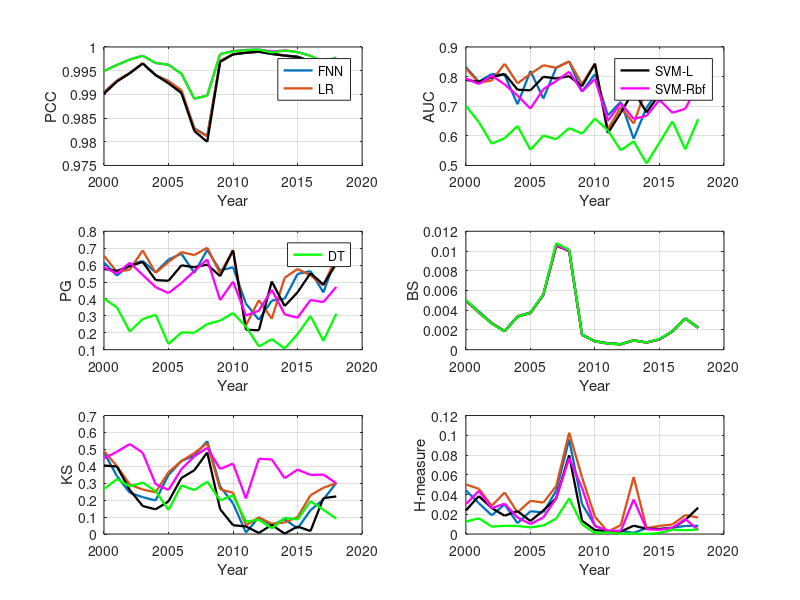

This chart was generated by the following MATLAB code:
function  [AverageResultsMatrix] = ComputeAverageResultsBaseLearners()
%% Construct time series of the computed performance measures for each of the base learner from 2000 till 2018.

% The following two lines of codes are for the original predictive performance results where we
% chose features based information values and interpretation.
% comment out one of them (Ctrl + t) to get results in this program.

load('Results_BaseLearners_And_Ensembles_NoAdaSyn_MW.mat');
%load('Results_BaseLearners_And_Ensembles_WithAdaSyn_MW.mat');

% The following two lines of codes are for the predictive performance results where we
% chose features based on forward selection and (all) 20 features as input values.
% comment out one of them (Ctrl + t) to get results in this program.

%load('results_BaseLeaners_Ensembles_ForwardSelection_MW_NoAdasyn');
%load('results_BaseLeaners_Ensembles_ForwardSelection_MW_WithAdasyn');

%!!!!!!!! the above load function can only be used one at a time. !!!!!

% make time series of PCC values, AUC values,  PG values, BS values , KS
% values, and H-measure values for each of the four base learners.
% Then compute the average over the 18 years and plot time series for each
% measure.
TimeVector = (2000:2018)';

ResultsMatrixFNN = [results_FNN2000_NoAdaSyn_MW;results_FNN2001_NoAdaSyn_MW;results_FNN2002_NoAdaSyn_MW;...
                    results_FNN2003_NoAdaSyn_MW;results_FNN2004_NoAdaSyn_MW;results_FNN2005_NoAdaSyn_MW;...
                    results_FNN2006_NoAdaSyn_MW;results_FNN2007_NoAdaSyn_MW;results_FNN2008_NoAdaSyn_MW;...
                    results_FNN2009_NoAdaSyn_MW;results_FNN2010_NoAdaSyn_MW;results_FNN2011_NoAdaSyn_MW;...
                    results_FNN2012_NoAdaSyn_MW;results_FNN2013_NoAdaSyn_MW;results_FNN2014_NoAdaSyn_MW;...
                    results_FNN2015_NoAdaSyn_MW;results_FNN2016_NoAdaSyn_MW;results_FNN2017_NoAdaSyn_MW;results_FNN2018_NoAdaSyn_MW];
 
ResultsMatrixLR  = [results_LR2000_NoAdaSyn_MW;results_LR2001_NoAdaSyn_MW;results_LR2002_NoAdaSyn_MW;...
                    results_LR2003_NoAdaSyn_MW;results_LR2004_NoAdaSyn_MW;results_LR2005_NoAdaSyn_MW;...
                    results_LR2006_NoAdaSyn_MW;results_LR2007_NoAdaSyn_MW;results_LR2008_NoAdaSyn_MW;...
                    results_LR2009_NoAdaSyn_MW;results_LR2010_NoAdaSyn_MW;results_LR2011_NoAdaSyn_MW;...
                    results_LR2012_NoAdaSyn_MW;results_LR2013_NoAdaSyn_MW;results_LR2014_NoAdaSyn_MW;...
                    results_LR2015_NoAdaSyn_MW;results_LR2016_NoAdaSyn_MW;results_LR2017_NoAdaSyn_MW;results_LR2018_NoAdaSyn_MW];
 
ResultsMatrixlinearSVM = [results_LinearSVM2000_NoAdaSyn_MW;results_LinearSVM2001_NoAdaSyn_MW;results_LinearSVM2002_NoAdaSyn_MW;...
                    results_LinearSVM2003_NoAdaSyn_MW;results_LinearSVM2004_NoAdaSyn_MW;results_LinearSVM2005_NoAdaSyn_MW;...
                    results_LinearSVM2006_NoAdaSyn_MW;results_LinearSVM2007_NoAdaSyn_MW;results_LinearSVM2008_NoAdaSyn_MW;...
                    results_LinearSVM2009_NoAdaSyn_MW;results_LinearSVM2010_NoAdaSyn_MW;results_LinearSVM2011_NoAdaSyn_MW;...
                    results_LinearSVM2012_NoAdaSyn_MW;results_LinearSVM2013_NoAdaSyn_MW;results_LinearSVM2014_NoAdaSyn_MW;...
                    results_LinearSVM2015_NoAdaSyn_MW;results_LinearSVM2016_NoAdaSyn_MW;results_LinearSVM2017_NoAdaSyn_MW;results_LinearSVM2018_NoAdaSyn_MW];
 
ResultsMatrixRbfSVM = [results_rbfSVM2000_NoAdaSyn_MW;results_rbfSVM2001_NoAdaSyn_MW;results_rbfSVM2002_NoAdaSyn_MW;...
                    results_rbfSVM2003_NoAdaSyn_MW;results_rbfSVM2004_NoAdaSyn_MW;results_rbfSVM2005_NoAdaSyn_MW;...
                    results_rbfSVM2006_NoAdaSyn_MW;results_rbfSVM2007_NoAdaSyn_MW;results_rbfSVM2008_NoAdaSyn_MW;...
                    results_rbfSVM2009_NoAdaSyn_MW;results_rbfSVM2010_NoAdaSyn_MW;results_rbfSVM2011_NoAdaSyn_MW;...
                    results_rbfSVM2012_NoAdaSyn_MW;results_rbfSVM2013_NoAdaSyn_MW;results_rbfSVM2014_NoAdaSyn_MW;...
                    results_rbfSVM2015_NoAdaSyn_MW;results_rbfSVM2016_NoAdaSyn_MW;results_rbfSVM2017_NoAdaSyn_MW;results_rbfSVM2018_NoAdaSyn_MW];
 
ResultsMatrixDT  = [results_DT2000_NoAdaSyn_MW;results_DT2001_NoAdaSyn_MW;results_DT2002_NoAdaSyn_MW;...
                    results_DT2003_NoAdaSyn_MW;results_DT2004_NoAdaSyn_MW;results_DT2005_NoAdaSyn_MW;...
                    results_DT2006_NoAdaSyn_MW;results_DT2007_NoAdaSyn_MW;results_DT2008_NoAdaSyn_MW;...
                    results_DT2009_NoAdaSyn_MW;results_DT2010_NoAdaSyn_MW;results_DT2011_NoAdaSyn_MW;...
                    results_DT2012_NoAdaSyn_MW;results_DT2013_NoAdaSyn_MW;results_DT2014_NoAdaSyn_MW;...
                    results_DT2015_NoAdaSyn_MW;results_DT2016_NoAdaSyn_MW;results_DT2017_NoAdaSyn_MW;results_DT2018_NoAdaSyn_MW];

% PCC, AUC, PG, BS, KS, H
AverageResultsMatrix = zeros(10,6);


%%%%%%%%%%%%%%%%%%%% LR %%%%%%%%%%%%%%%%%%%%%%%%%%%%%%%%%%%%%%%%%%%%%%%%%%%
meansLR = zeros(1,6);
stddevsLR = zeros(1,6);
means = mean(ResultsMatrixLR);
stddevs = std(ResultsMatrixLR);
% PCC, KS, AUC, PG, H, BS
meansLR(1) = means(1); meansLR(2) = means(5); meansLR(3) = means(2); meansLR(4) = means(3); meansLR(5) = means(6); meansLR(6) = means(4);  
stddevsLR(1) = stddevs(1); stddevsLR(2) = stddevs(5); stddevsLR(3) = stddevs(2); stddevsLR(4) = stddevs(3); stddevsLR(5) = stddevs(6); stddevsLR(6) = stddevs(4);                

AverageResultsMatrix(1,:) = meansLR;
AverageResultsMatrix(2,:) = stddevsLR;

%%%%%%%%%%%%%%%%%%%% DT %%%%%%%%%%%%%%%%%%%%%%%%%%%%%%%%%%%%%%%%%%%%%%%%%%%
meansDT = zeros(1,6);
stddevsDT = zeros(1,6);
means = mean(ResultsMatrixDT);
stddevs = std(ResultsMatrixDT);
% PCC, KS, AUC, PG, H, BS
meansDT(1) = means(1); meansDT(2) = means(5); meansDT(3) = means(2); meansDT(4) = means(3); meansDT(5) = means(6); meansDT(6) = means(4);  
stddevsDT(1) = stddevs(1); stddevsDT(2) = stddevs(5); stddevsDT(3) = stddevs(2); stddevsDT(4) = stddevs(3); stddevsDT(5) = stddevs(6); stddevsDT(6) = stddevs(4);                
 
AverageResultsMatrix(9,:) = meansDT;
AverageResultsMatrix(10,:) = stddevsDT;
	

%%%%%%%%%%%%%%%%%%%% FNN %%%%%%%%%%%%%%%%%%%%%%%%%%%%%%%%%%%%%%%%%%%%%%%%%%
meansFNN = zeros(1,6);
stddevsFNN = zeros(1,6);
means = mean(ResultsMatrixFNN);
stddevs = std(ResultsMatrixFNN);
% PCC, KS, AUC, PG, H, BS
meansFNN(1) = means(1); meansFNN(2) = means(5); meansFNN(3) = means(2); meansFNN(4) = means(3); meansFNN(5) = means(6); meansFNN(6) = means(4);  
stddevsFNN(1) = stddevs(1); stddevsFNN(2) = stddevs(5); stddevsFNN(3) = stddevs(2); stddevsFNN(4) = stddevs(3); stddevsFNN(5) = stddevs(6); stddevsFNN(6) = stddevs(4);                
 
AverageResultsMatrix(7,:) = meansFNN;
AverageResultsMatrix(8,:) = stddevsFNN;

%%%%%%%%%%%%%%%%%%%%% linear SVM  %%%%%%%%%%%%%%%%%%%%%%%%%%%%%%%%%%%%%%%%%
meanslinearSVM = zeros(1,6);
stddevslinearSVM = zeros(1,6);
means = mean(ResultsMatrixlinearSVM);
stddevs = std(ResultsMatrixlinearSVM);
% PCC, KS, AUC, PG, H, BS
meanslinearSVM(1) = means(1); meanslinearSVM(2) = means(5); meanslinearSVM(3) = means(2); meanslinearSVM(4) = means(3); meanslinearSVM(5) = means(6); meanslinearSVM(6) = means(4);  
stddevslinearSVM(1) = stddevs(1); stddevslinearSVM(2) = stddevs(5); stddevslinearSVM(3) = stddevs(2); stddevslinearSVM(4) = stddevs(3); stddevslinearSVM(5) = stddevs(6); stddevslinearSVM(6) = stddevs(4);                
 
AverageResultsMatrix(3,:) = meanslinearSVM;
AverageResultsMatrix(4,:) = stddevslinearSVM;


%%%%%%%%%%%%%%%%%%%%%% Rbf SVM %%%%%%%%%%%%%%%%%%%%%%%%%%%%%%%%%%%%%%%%%%%%
meansRbfSVM = zeros(1,6);
stddevsRbfSVM = zeros(1,6);
means = mean(ResultsMatrixRbfSVM);
stddevs = std(ResultsMatrixRbfSVM);
% PCC, KS, AUC, PG, H, BS
meansRbfSVM(1) = means(1); meansRbfSVM(2) = means(5); meansRbfSVM(3) = means(2); meansRbfSVM(4) = means(3); meansRbfSVM(5) = means(6); meansRbfSVM(6) = means(4);  
stddevsRbfSVM(1) = stddevs(1); stddevsRbfSVM(2) = stddevs(5); stddevsRbfSVM(3) = stddevs(2); stddevsRbfSVM(4) = stddevs(3); stddevsRbfSVM(5) = stddevs(6); stddevsRbfSVM(6) = stddevs(4);                
 
AverageResultsMatrix(5,:) = meansRbfSVM;
AverageResultsMatrix(6,:) = stddevsRbfSVM;


%%%%%%%%%%%%%%%%%%%%%%%%  DT %%%%%%%%%%%%%%%%%%%%%%%%%%%%%%%%%%%%%%%%%%%%%%


% PCC, AUC, PG, BS, KS, H
% Create plots

figure;
%PCC
subplot(3,2,1);
FNN = plot(TimeVector,ResultsMatrixFNN(:,1),'-','LineWidth',1.65);
hold on 
LR = plot(TimeVector,ResultsMatrixLR(:,1), '-','LineWidth',1.65);
hold on 
plot(TimeVector,ResultsMatrixlinearSVM(:,1), '-k','LineWidth',1.65);
hold on
plot(TimeVector,ResultsMatrixRbfSVM(:,1), '-m','LineWidth',1.65);
hold on
plot(TimeVector,ResultsMatrixDT(:,1), '-g','LineWidth',1.65);

xlabel('Year');
ylabel('PCC');
grid on;
legend([FNN LR],'FNN','LR');

%AUC
subplot(3,2,2);
plot(TimeVector,ResultsMatrixFNN(:,2),'-','LineWidth',1.65);
hold on 
plot(TimeVector,ResultsMatrixLR(:,2), '-','LineWidth',1.65);
hold on 
SVML = plot(TimeVector,ResultsMatrixlinearSVM(:,2), '-k','LineWidth',1.65);
hold on
SVMRbf = plot(TimeVector,ResultsMatrixRbfSVM(:,2), '-m','LineWidth',1.65);
hold on
plot(TimeVector,ResultsMatrixDT(:,2), '-g','LineWidth',1.65);
xlabel('Year');
ylabel('AUC');
grid on;
legend([SVML SVMRbf],'SVM-L','SVM-Rbf');

%PG
subplot(3,2,3);
plot(TimeVector,ResultsMatrixFNN(:,3),'-','LineWidth',1.65);
hold on 
plot(TimeVector,ResultsMatrixLR(:,3), '-','LineWidth',1.65);
hold on 
plot(TimeVector,ResultsMatrixlinearSVM(:,3), '-k','LineWidth',1.65);
hold on
plot(TimeVector,ResultsMatrixRbfSVM(:,3), '-m','LineWidth',1.65);
hold on
DT = plot(TimeVector,ResultsMatrixDT(:,3), '-g','LineWidth',1.65);
xlabel('Year');
ylabel('PG');
grid on;
legend(DT,'DT');

%BS
subplot(3,2,4);
plot(TimeVector,ResultsMatrixFNN(:,4),'-','LineWidth',1.65);
hold on 
plot(TimeVector,ResultsMatrixLR(:,4), '-','LineWidth',1.65);
hold on 
plot(TimeVector,ResultsMatrixlinearSVM(:,4), '-k','LineWidth',1.65);
hold on
plot(TimeVector,ResultsMatrixRbfSVM(:,4), '-m','LineWidth',1.65);
hold on
plot(TimeVector,ResultsMatrixDT(:,4), '-g','LineWidth',1.65);
xlabel('Year');
ylabel('BS');
grid on;

%KS
subplot(3,2,5);
plot(TimeVector,ResultsMatrixFNN(:,5),'-','LineWidth',1.65);
hold on 
plot(TimeVector,ResultsMatrixLR(:,5), '-','LineWidth',1.65);
hold on 
plot(TimeVector,ResultsMatrixlinearSVM(:,5), '-k','LineWidth',1.65);
hold on
plot(TimeVector,ResultsMatrixRbfSVM(:,5), '-m','LineWidth',1.65);
hold on
plot(TimeVector,ResultsMatrixDT(:,5), '-g','LineWidth',1.65);
xlabel('Year');
ylabel('KS');
grid on;

%H-measure
subplot(3,2,6);
plot(TimeVector,ResultsMatrixFNN(:,6),'-','LineWidth',1.65);
hold on 
plot(TimeVector,ResultsMatrixLR(:,6), '-','LineWidth',1.65);
hold on 
plot(TimeVector,ResultsMatrixlinearSVM(:,6), '-k','LineWidth',1.65);
hold on
plot(TimeVector,ResultsMatrixRbfSVM(:,6), '-m','LineWidth',1.65);
hold on
plot(TimeVector,ResultsMatrixDT(:,6), '-g','LineWidth',1.65);
xlabel('Year');
ylabel('H-measure');
grid on;




end